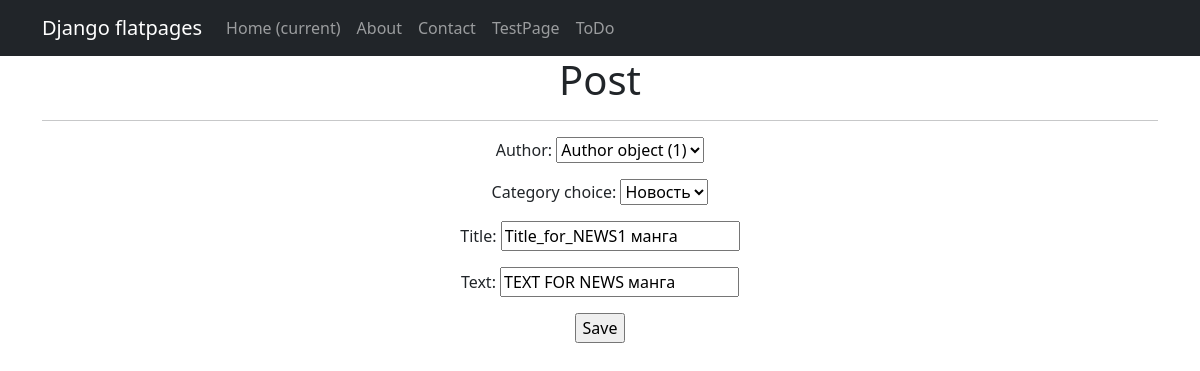
/news/1/update/ (signed in), run on the app's committed database.
### news/models.py (models this page shows, shortened)
class Post(models.Model):
    author = models.ForeignKey("Author", on_delete=models.CASCADE)
    NEWS = 'NW'
    ARTICLE = "AR"
    CATEGORY_CHOICES = (
        (NEWS, 'Новость'),
        (ARTICLE, 'Статья')
    )
    category_choice = models.CharField(max_length=2, choices=CATEGORY_CHOICES, default=ARTICLE)
    time_creation = models.DateTimeField(auto_now_add=True)
    post_category = models.ManyToManyField(Category, through="PostCategory")
    title = models.CharField(max_length=64, unique=True)
    text = models.TextField()
    rating_post = models.IntegerField(default=0)

### news/views.py (the view)
# urls.py: path('<int:pk>/update/', PostUpdate.as_view(), name='news_update'),
class PostUpdate(PermissionRequiredMixin, UpdateView):
    permission_required = ('news.change_post')
    form_class = PostForm
    model = Post
    template_name = 'news_edit.html'

### news/forms.py (shortened to what this page needs)
class PostForm(forms.ModelForm):
    text = forms.CharField(min_length=20)
    class Meta:
        model = Post
        fields = [
            'author',
            'category_choice',
            'title',
            'text',
        ]

### templates/news_edit.html (shortened to what this page needs)
{% extends 'flatpages/default.html' %}
{% block content %}
<h1>Post</h1>
<hr>
<form action="" method="post">
    {{ form.as_p }}
    <input type="submit" value="Save" />
</form>
{% endblock content %}

### data on the page
Post: author "Author object (1)", category_choice "Новость", title "Title_for_NEWS1 манга", text "TEXT FOR NEWS манга"
